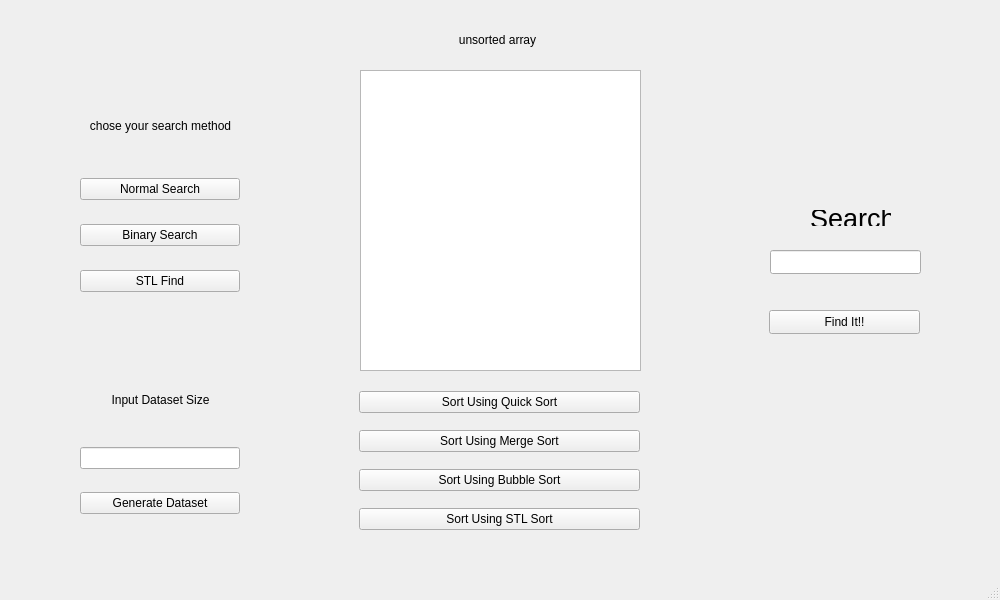
<?xml version="1.0" encoding="UTF-8"?>
<ui version="4.0">
 <class>MainWindow</class>
 <widget class="QMainWindow" name="MainWindow">
  <property name="geometry">
   <rect>
    <x>0</x>
    <y>0</y>
    <width>1000</width>
    <height>600</height>
   </rect>
  </property>
  <property name="font">
   <font/>
  </property>
  <property name="windowTitle">
   <string>MainWindow</string>
  </property>
  <widget class="QWidget" name="centralwidget">
   <widget class="QLabel" name="label">
    <property name="geometry">
     <rect>
      <x>80</x>
      <y>90</y>
      <width>161</width>
      <height>71</height>
     </rect>
    </property>
    <property name="font">
     <font/>
    </property>
    <property name="text">
     <string>chose your search method</string>
    </property>
    <property name="scaledContents">
     <bool>true</bool>
    </property>
    <property name="alignment">
     <set>Qt::AlignCenter</set>
    </property>
    <property name="wordWrap">
     <bool>true</bool>
    </property>
   </widget>
   <widget class="QWidget" name="verticalLayoutWidget">
    <property name="geometry">
     <rect>
      <x>80</x>
      <y>160</y>
      <width>160</width>
      <height>151</height>
     </rect>
    </property>
    <layout class="QVBoxLayout" name="verticalLayout">
     <item>
      <widget class="QPushButton" name="normalSearch">
       <property name="text">
        <string>Normal Search</string>
       </property>
      </widget>
     </item>
     <item>
      <widget class="QPushButton" name="binarySearch">
       <property name="text">
        <string>Binary Search</string>
       </property>
      </widget>
     </item>
     <item>
      <widget class="QPushButton" name="STLFind">
       <property name="text">
        <string>STL Find</string>
       </property>
      </widget>
     </item>
    </layout>
   </widget>
   <widget class="QLabel" name="label_2">
    <property name="geometry">
     <rect>
      <x>80</x>
      <y>390</y>
      <width>161</width>
      <height>20</height>
     </rect>
    </property>
    <property name="text">
     <string>Input Dataset Size</string>
    </property>
    <property name="alignment">
     <set>Qt::AlignCenter</set>
    </property>
   </widget>
   <widget class="QWidget" name="verticalLayoutWidget_2">
    <property name="geometry">
     <rect>
      <x>80</x>
      <y>430</y>
      <width>160</width>
      <height>101</height>
     </rect>
    </property>
    <layout class="QVBoxLayout" name="verticalLayout_2">
     <item>
      <widget class="QLineEdit" name="size"/>
     </item>
     <item>
      <widget class="QPushButton" name="generateDataset">
       <property name="text">
        <string>Generate Dataset</string>
       </property>
      </widget>
     </item>
    </layout>
   </widget>
   <widget class="QLabel" name="sortedOrNot">
    <property name="geometry">
     <rect>
      <x>357</x>
      <y>30</y>
      <width>281</width>
      <height>20</height>
     </rect>
    </property>
    <property name="text">
     <string>unsorted array</string>
    </property>
    <property name="alignment">
     <set>Qt::AlignCenter</set>
    </property>
   </widget>
   <widget class="QWidget" name="verticalLayoutWidget_3">
    <property name="geometry">
     <rect>
      <x>359</x>
      <y>380</y>
      <width>281</width>
      <height>161</height>
     </rect>
    </property>
    <layout class="QVBoxLayout" name="verticalLayout_3">
     <item>
      <widget class="QPushButton" name="QuickSort">
       <property name="text">
        <string>Sort Using Quick Sort</string>
       </property>
      </widget>
     </item>
     <item>
      <widget class="QPushButton" name="MergeSort">
       <property name="text">
        <string>Sort Using Merge Sort</string>
       </property>
      </widget>
     </item>
     <item>
      <widget class="QPushButton" name="BubbleSort">
       <property name="text">
        <string>Sort Using Bubble Sort</string>
       </property>
      </widget>
     </item>
     <item>
      <widget class="QPushButton" name="STLSort">
       <property name="text">
        <string>Sort Using STL Sort</string>
       </property>
      </widget>
     </item>
    </layout>
   </widget>
   <widget class="QLineEdit" name="number">
    <property name="geometry">
     <rect>
      <x>770</x>
      <y>250</y>
      <width>151</width>
      <height>24</height>
     </rect>
    </property>
   </widget>
   <widget class="QPushButton" name="FindIt">
    <property name="geometry">
     <rect>
      <x>769</x>
      <y>310</y>
      <width>151</width>
      <height>24</height>
     </rect>
    </property>
    <property name="text">
     <string>Find It!!</string>
    </property>
   </widget>
   <widget class="QLabel" name="label_3">
    <property name="geometry">
     <rect>
      <x>810</x>
      <y>210</y>
      <width>81</width>
      <height>16</height>
     </rect>
    </property>
    <property name="font">
     <font>
      <pointsize>20</pointsize>
     </font>
    </property>
    <property name="text">
     <string>Search!</string>
    </property>
   </widget>
   <widget class="QLabel" name="error">
    <property name="geometry">
     <rect>
      <x>10</x>
      <y>10</y>
      <width>351</width>
      <height>41</height>
     </rect>
    </property>
    <property name="text">
     <string/>
    </property>
   </widget>
   <widget class="QLabel" name="status">
    <property name="geometry">
     <rect>
      <x>780</x>
      <y>360</y>
      <width>161</width>
      <height>191</height>
     </rect>
    </property>
    <property name="text">
     <string/>
    </property>
    <property name="scaledContents">
     <bool>true</bool>
    </property>
    <property name="wordWrap">
     <bool>true</bool>
    </property>
   </widget>
   <widget class="QListWidget" name="view">
    <property name="geometry">
     <rect>
      <x>360</x>
      <y>70</y>
      <width>281</width>
      <height>301</height>
     </rect>
    </property>
   </widget>
  </widget>
  <widget class="QMenuBar" name="menubar">
   <property name="geometry">
    <rect>
     <x>0</x>
     <y>0</y>
     <width>1000</width>
     <height>22</height>
    </rect>
   </property>
  </widget>
  <widget class="QStatusBar" name="statusbar"/>
 </widget>
 <resources/>
 <connections/>
</ui>
